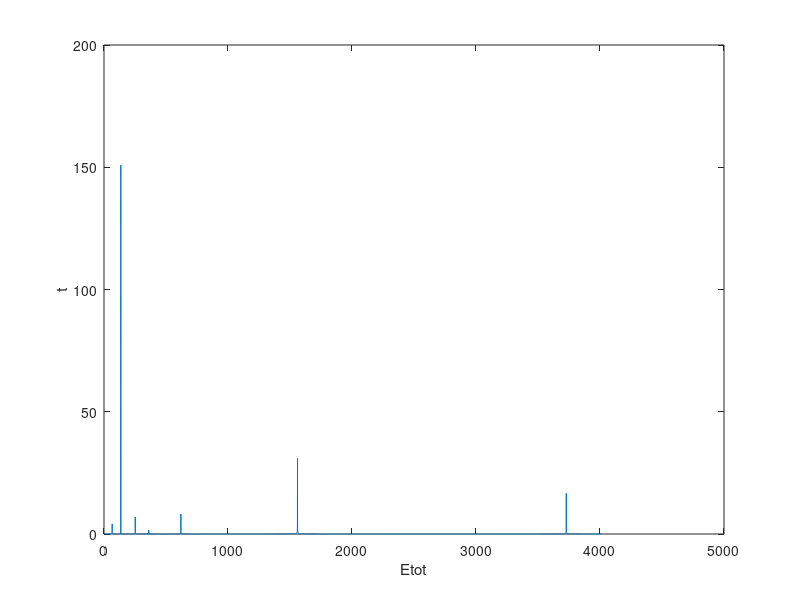

This chart was generated by the following MATLAB code:
clear; close all; clc


%astronomical units constants
G=0.01720209895;
%we will work with three planets, m1 has 1 solar mass so it can be
%considered as the sun, and m2, m3 have 1.5 and 2 times the mass o the sun
%respectively.
m1=1;
m2=1.5;
m3=2;

%time step
tf=365*11;
dt=.5;
t=0:dt:tf;


%vector of masses
m=[m1,m2,m3];

%we are working with astronomical units, so time will be days, distance
%will be AUs, and velocity will be AU/day
%condiciones para puntos 1-6
%initial condition of m1 (blue trajectory)
R1=zeros(length(t),3);
v1=zeros(length(t),3);
R1(1,:)=[-6.5,1,0];
v1(1,:)=[0.0,0,0.15];
%initial condition of m2 (red trajectory)
R2=zeros(length(t),3);
v2=zeros(length(t),3);
R2(1,:)=[5.7,0,0];
v2(1,:)=[0,0.1,0.15];
%initial condition of m3 (yellow trajectory)
R3=zeros(length(t),3);
v3=zeros(length(t),3);
R3(1,:)=[1.5,0,0];
v3(1,:)=[0,0,0.025];

%total mechanic energy initial condition
Etot(1)=0;
for i=1:length(t)-1
    %we calculate the time base in the time step
    ti(i+1)=t(i)+dt;
    a1=G*(m(2)*(R2(i,:)-R1(i,:))/(norm(R2(i,:)-R1(i,:)))^3+m(3)*(R3(i,:)-R1(i,:))/(norm(R3(i,:)-R1(i,:)))^3);
    a2=G*(m(1)*(R1(i,:)-R2(i,:))/(norm(R1(i,:)-R2(i,:)))^3+m(3)*(R3(i,:)-R2(i,:))/(norm(R3(i,:)-R2(i,:)))^3);
    a3=G*(m(1)*(R1(i,:)-R3(i,:))/(norm(R1(i,:)-R3(i,:)))^3+m(2)*(R2(i,:)-R3(1,:))/(norm(R2(i,:)-R3(i,:)))^3);

    v1(2*i,:)=v1(2*i-1,:)+.5*a1*dt;
    v2(2*i,:)=v2(2*i-1,:)+.5*a2*dt;
    v3(2*i,:)=v3(2*i-1,:)+.5*a3*dt;

    R1(i+1,:)=R1(i,:)+v1(2*i,:)*dt;
    R2(i+1,:)=R2(i,:)+v2(2*i,:)*dt;
    R3(i+1,:)=R3(i,:)+v3(2*i,:)*dt;

    a1=G*(m(2)*(R2(i+1,:)-R1(i+1,:))/(norm(R2(i+1,:)-R1(i+1,:)))^3+m(3)*(R3(i+1,:)-R1(i+1,:))/(norm(R3(i+1,:)-R1(i+1,:)))^3);
    a2=G*(m(1)*(R1(i+1,:)-R2(i+1,:))/(norm(R1(i+1,:)-R2(i+1,:)))^3+m(3)*(R3(i+1,:)-R2(i+1,:))/(norm(R3(i+1,:)-R2(i+1,:)))^3);
    a3=G*(m(1)*(R1(i+1,:)-R3(i+1,:))/(norm(R1(i+1,:)-R3(i+1,:)))^3+m(2)*(R2(i+1,:)-R3(i+1,:))/(norm(R2(i+1,:)-R3(i+1,:)))^3);

    v1(2*i+1,:)=v1(2*i,:)+.5*a1*dt;
    v2(2*i+1,:)=v2(2*i,:)+.5*a2*dt;
    v3(2*i+1,:)=v3(2*i,:)+.5*a3*dt;

    %it's possible to calculate the distance between objects
    %m1-m2
    d1=abs(norm(R2(i)-R1(i)));
     %m1-m3
    d2=abs(norm(R3(i)-R1(i)));
     %m2-m3
    d3=abs(norm(R3(i)-R2(i)));

    %Calculate total mechanic energy

    K=(0.5.*m1.*((v1(i)).^2))+(0.5.*m2.*((v2(i)).^2))+(0.5.*m3.*((v3(i)).^2));
    U=(G.*((m1.*m2)./d1))+(G.*((m2.*m3)./d3))+(G.*((m1.*m3)./d2));

    Etot(i+1)=K+U;
    
    %animation, uncomment this section 
%     plot3(R1(:,1),R1(:,2),R1(:,3),'.',R2(:,1),R2(:,2),R2(:,3),'.',R3(:,1),R3(:,2),R3(:,3),".");
%     drawnow
end
% 
p = plot3(R1(:,1),R1(:,2),R1(:,3),'.',R2(:,1),R2(:,2),R2(:,3),'.',R3(:,1),R3(:,2),R3(:,3),".");
xlabel('x'); ylabel('y'); zlabel('z'); 
title("Trayectoria")
%we can plot the barycenter
barycenter = (m1*R1 + m2*R2 + m3*R3) / (m1+m2+m3);
plot3(barycenter(:, 1), barycenter(:, 2), barycenter(:, 3), '-g')
xlabel('x'); ylabel('y'); zlabel('z');
title("Centro de Masas")
%we can plot the total energy
plot(ti,Etot)
xlabel('Etot'); ylabel('t')